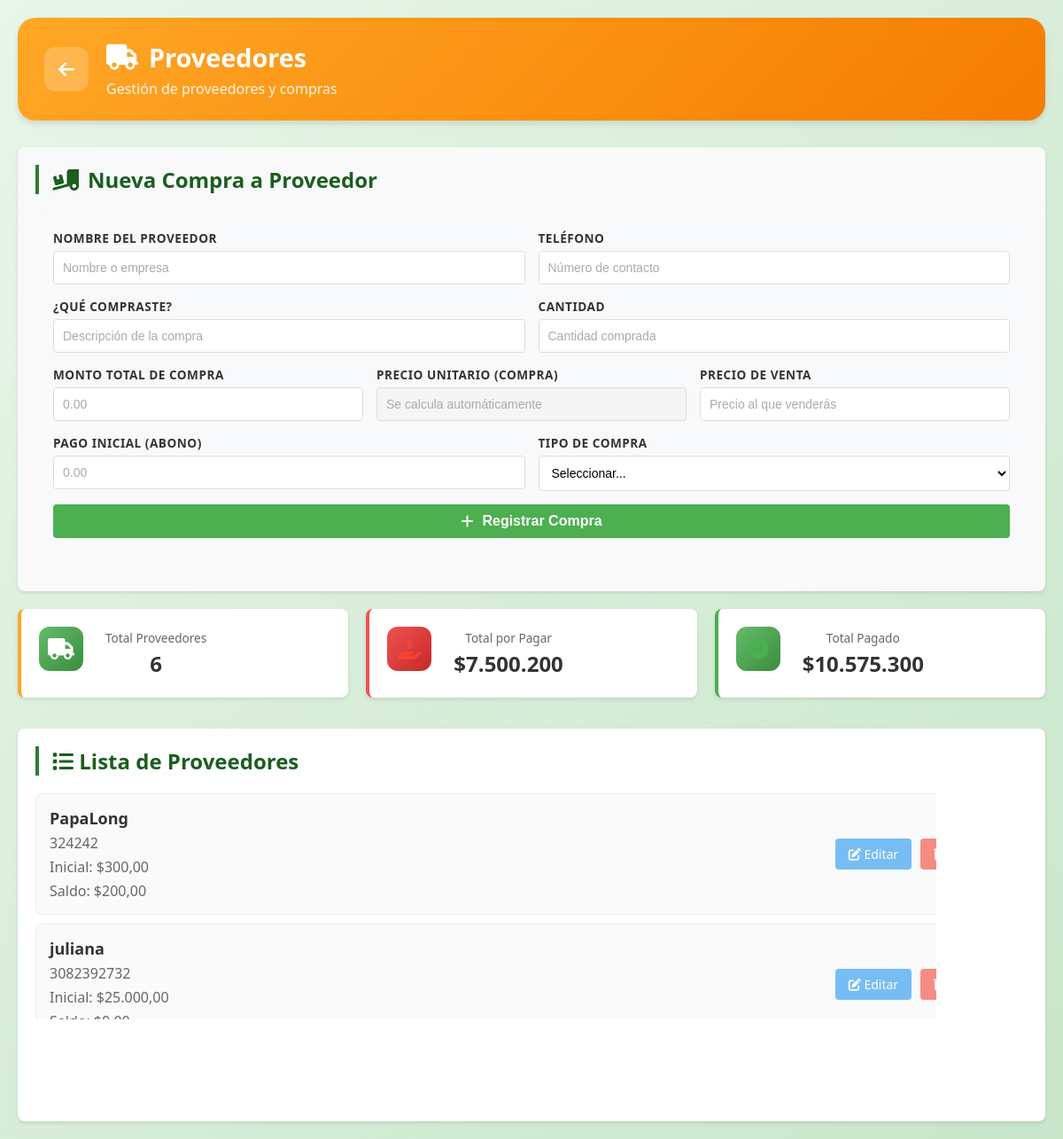
Screenshot of /proveedores/ with the database file from the repository.
### apps/proveedores/models.py (models this page shows, shortened)
class Proveedores(models.Model):
    idProveedor = models.AutoField(primary_key=True)
    nombre = models.CharField(max_length=100)
    telefono = models.CharField(max_length=100)
    inicial = models.DecimalField(max_digits=10, decimal_places=2, default=0)
    saldo = models.DecimalField(max_digits=10, decimal_places=2, default=0)

### apps/proveedores/views.py (the view, shortened to what this page needs)
# urls.py: path('', views.ProveedorListView.as_view(), name='proveedores'),
class ProveedorListView(ListView):
    model = Proveedores
    template_name = 'proveedores.html'
    context_object_name = 'proveedores'
    def get_context_data(self, **kwargs):
        context = super().get_context_data(**kwargs)
        context['total_proveedores'] = Proveedores.objects.count()
        context['total_por_pagar'] = Proveedores.objects.aggregate(Sum('saldo'))['saldo__sum'] or 0
        context['total_pagado'] = Proveedores.objects.aggregate(Sum('inicial'))['inicial__sum'] or 0
        return context

### apps/proveedores/templates/proveedores.html (shortened to what this page needs)
{% load static %}
<!DOCTYPE html>
<html lang="es">
<head>
    <link rel="stylesheet" href="{% static 'css/style.css' %}">
    <link rel="stylesheet" href="https://cdnjs.cloudflare.com/ajax/libs/font-awesome/6.5.1/css/all.min.css">
</head>
<body>
    <div class="container">
        <header class="page-header proveedores-header">
            <a href="{% url 'inicio' %}" class="btn-volver">
                <i class="fas fa-arrow-left"></i>
            </a>
            <div class="header-info">
                <h1><i class="fas fa-truck"></i> Proveedores</h1>
                <p>Gestión de proveedores y compras</p>
            </div>
        </header>
        <section class="form-section">
            <h2 class="section-title"><i class="fas fa-truck-loading"></i> Nueva Compra a Proveedor</h2>
            <form method="post" class="form-agregar">
                <div class="form-row">
                    <div class="form-group">
                        <label for="proveedorNombre">Nombre del Proveedor</label>
                        <input type="text" id="proveedorNombre" name="proveedorNombre" placeholder="Nombre o empresa" required>
                    </div>
                    <div class="form-group">
                        <label for="proveedorTelefono">Teléfono</label>
                        <input type="tel" id="proveedorTelefono" name="proveedorTelefono" placeholder="Número de contacto">
                    </div>
                </div>
                <div class="form-row">
                    <div class="form-group">
                        <label for="proveedorDescripcion">¿Qué Compraste?</label>
                        <input type="text" id="proveedorDescripcion" name="proveedorDescripcion" placeholder="Descripción de la compra">
                    </div>
                    <div class="form-group">
                        <label for="proveedorCantidad">Cantidad</label>
                        <input type="number" id="proveedorCantidad" name="proveedorCantidad" placeholder="Cantidad comprada" min="1" required oninput="calcularPrecioUnitario()">
                    </div>
                </div>
                <div class="form-row">
                    <div class="form-group">
                        <label for="proveedorCompra">Monto Total de Compra</label>
                        <input type="number" id="proveedorCompra" name="proveedorCompra" placeholder="0.00" step="0.01" min="0" required oninput="calcularPrecioUnitario()">
                    </div>
                    <div class="form-group">
                        <label for="precioUnitario">Precio Unitario (Compra)</label>
                        <input type="text" id="precioUnitario" name="precioUnitario" placeholder="Se calcula automáticamente" readonly style="background: #f5f5f5;">
                    </div>
                    <div class="form-group">
                        <label for="precioVenta">Precio de Venta</label>
                        <input type="number" id="precioVenta" name="precioVenta" placeholder="Precio al que venderás" step="0.01" min="0" oninput="calcularGanancia()">
                    </div>
                </div>
                <div class="form-row">
                    <div class="form-group" id="initialGroup">
                        <label for="proveedorInicial">Pago Inicial (Abono)</label>
                        <input type="number" id="proveedorInicial" name="proveedorInicial" placeholder="0.00" step="0.01" min="0">
                    </div>
                    <div class="form-group">
                        <label for="proveedorTipo">Tipo de Compra</label>
                        <select id="proveedorTipo" name="proveedorTipo" required onchange="toggleFields()">
                            <option value="">Seleccionar...</option>
                        </select>
                    </div>
                </div>
                <button type="submit" class="btn-agregar proveedores-btn">
                    <i class="fas fa-plus"></i> Registrar Compra
                </button>
            </form>
        </section>
        <section class="resumen-section">
            <div class="resumen-card proveedores-card">
                <div class="resumen-icon">
                    <i class="fas fa-truck"></i>
                </div>
                <div class="resumen-info">
                    <span class="resumen-label">Total Proveedores</span>
                    <span class="resumen-valor" id="totalProveedores">{{ total_proveedores }}</span>
                </div>
            </div>
            <div class="resumen-card danger-card">
                <div class="resumen-icon danger">
                    <i class="fas fa-hand-holding-usd"></i>
                </div>
                <div class="resumen-info">
                    <span class="resumen-label">Total por Pagar</span>
                    <span class="resumen-valor" id="totalPorPagar">${{ total_por_pagar }}</span>
                </div>
            </div>
            <div class="resumen-card success-card">
                <div class="resumen-icon success">
                    <i class="fas fa-check-circle"></i>
                </div>
                <div class="resumen-info">
                    <span class="resumen-label">Total Pagado</span>
                    <span class="resumen-valor" id="totalPagado">${{ total_pagado }}</span>
                </div>
            </div>
        </section>
        <section class="lista-section">
            <div class="lista-header">
                <h2 class="section-title"><i class="fas fa-list"></i> Lista de Proveedores</h2>
            </div>
            <div class="lista-container" id="listaProveedores">
                {% for proveedor in proveedores %}
                <div class="proveedor-item">
                    <div class="proveedor-info">
                        <div class="proveedor-nombre">{{ proveedor.nombre }}</div>
                        <div class="proveedor-telefono">{{ proveedor.telefono }}</div>
                        <div class="proveedor-inicial">Inicial: ${{ proveedor.inicial }}</div>
                        <div class="proveedor-saldo">Saldo: ${{ proveedor.saldo }}</div>
                    </div>
                    <div class="proveedor-acciones">
                        <a href="{% url 'proveedor_update' proveedor.pk %}" class="btn-editar">
                            <i class="fas fa-edit"></i> Editar
                        </a>
                        <a href="{% url 'proveedor_delete' proveedor.pk %}" class="btn-eliminar">
                            <i class="fas fa-trash"></i> Eliminar
                        </a>
                    </div>
                </div>
                {% empty %}
                <p class="empty-message">No hay proveedores registrados</p>
                {% endfor %}
            </div>
        </section>
    </div>
</body>
</html>

### apps/proveedores/templates/proveedores.html (style rules this page uses)
.form-section { background: #f9f9f9; padding: 20px; border-radius: 8px; margin-bottom: 20px; box-shadow: 0 2px 4px rgba(0,0,0,0.1); }
.form-row { display: flex; gap: 15px; flex-wrap: wrap; margin-bottom: 15px; }
.form-group { flex: 1; min-width: 200px; }
.form-group label { display: block; margin-bottom: 5px; font-weight: 600; color: #333; }
.form-group input, .form-group select { width: 100%; padding: 10px; border: 1px solid #ddd; border-radius: 4px; font-size: 14px; }
.btn-agregar { background: #4CAF50; color: white; padding: 10px 20px; border: none; border-radius: 4px; cursor: pointer; font-size: 16px; }
.resumen-section { display: flex; gap: 20px; margin-bottom: 20px; }
.resumen-card { flex: 1; background: white; padding: 20px; border-radius: 8px; box-shadow: 0 2px 4px rgba(0,0,0,0.1); text-align: center; }
.resumen-icon { font-size: 24px; margin-bottom: 10px; }
.resumen-icon.danger { color: #f44336; }
.resumen-icon.success { color: #4CAF50; }
.resumen-valor { font-size: 24px; font-weight: bold; color: #333; }
.lista-section { background: white; padding: 20px; border-radius: 8px; box-shadow: 0 2px 4px rgba(0,0,0,0.1); }
.proveedor-item { display: flex; justify-content: space-between; align-items: center; padding: 15px; border: 1px solid #eee; border-radius: 8px; margin-bottom: 10px; background: #fafafa; }
.proveedor-info { flex: 1; }
.proveedor-nombre { font-weight: 600; color: #333; font-size: 18px; }
.proveedor-telefono, .proveedor-inicial, .proveedor-saldo { color: #666; margin-top: 5px; }
.proveedor-acciones { display: flex; gap: 10px; }
.proveedor-acciones a { padding: 8px 15px; border-radius: 4px; text-decoration: none; font-size: 14px; font-weight: 500; }
.btn-editar { background: #2196F3; color: white; }
.btn-eliminar { background: #f44336; color: white; }

### rows the page displays
Proveedores: nombre "PapaLong", telefono "324242", inicial "300,00", saldo "200,00"
Proveedores: nombre "juliana", telefono "3082392732", inicial "25.000,00", saldo "0,00"

### other values shown
{{ total_proveedores }} "6"
{{ total_por_pagar }} "7.500.200"
{{ total_pagado }} "10.575.300"
